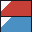

Tiled map render using the project's own tile images. Description and the whole map definition, tile-layer contents included, below:
An orthogonal 2x2 tile map with 16x16 px tiles, 1 tile layer (Ground).

<map version="1.10" tiledversion="1.12.2" orientation="orthogonal" renderorder="right-down" width="2" height="2" tilewidth="16" tileheight="16" infinite="0" nextlayerid="2" nextobjectid="1">
 <tileset firstgid="1" name="corners" tilewidth="16" tileheight="16" tilecount="16" columns="4">
  <image source="big.png" width="64" height="64" />
  <wangsets>
   <wangset name="Corners" type="corner" tile="-1">
    <wangcolor name="grass" color="#00ff00" tile="-1" probability="2" />
    <wangcolor name="sand" color="#ffff00" tile="-1" probability="1" />
    <wangtile tileid="0" wangid="0,1,0,1,0,1,0,1" />
    <wangtile tileid="1" wangid="0,2,0,2,0,2,0,2" />
    <wangtile tileid="2" wangid="0,1,0,2,0,2,0,1" />
    <wangtile tileid="3" wangid="0,2,0,1,0,1,0,2" />
   </wangset>
  </wangsets>
 </tileset>
 <layer id="1" name="Ground" width="2" height="2">
  <data encoding="csv">
1,2,
3,4
</data>
 </layer>
</map>
